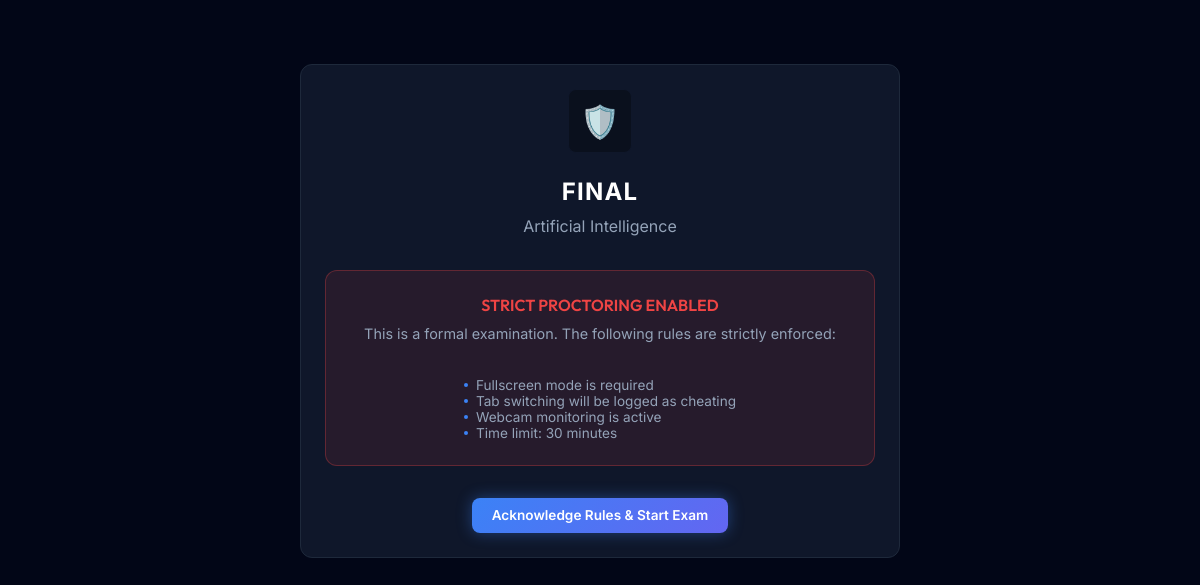
/exam/1 (signed in), run on the app's committed database.
### tables this page shows
CREATE TABLE exams (
            id INTEGER PRIMARY KEY AUTOINCREMENT,
            title TEXT NOT NULL,
            category TEXT NOT NULL,
            duration_minutes INTEGER NOT NULL,
            total_marks INTEGER NOT NULL,
            passing_marks INTEGER NOT NULL,
            created_at TIMESTAMP DEFAULT CURRENT_TIMESTAMP
        );

### backend/app.py (the view)
@app.route('/exam/<int:exam_id>')
def exam(exam_id):
    if 'user_id' not in session:
        return redirect(url_for('index'))
    conn = get_db_connection()
    exam_data = conn.execute('SELECT * FROM exams WHERE id = ?', (exam_id,)).fetchone()
    conn.close()
    if not exam_data:
        return redirect(url_for('dashboard'))
    return render_template('exam.html', exam=dict(exam_data))

### backend/app.py (called while the page is built)
def get_db_connection():
    conn = sqlite3.connect(DB_PATH)
    conn.row_factory = sqlite3.Row
    return conn

### frontend/templates/exam.html (shortened to what this page needs)
<!DOCTYPE html>
<html lang="en">
<head>
    <link rel="stylesheet" href="{{ url_for('static', filename='css/style.css') }}">
</head>
<body>
    <div class="content-area" style="max-width: 800px; margin-top: 2rem;">
        <div id="pre-exam-screen" class="artifact-card text-center" style="max-width: 600px; margin: 0 auto;">
            <div class="card-icon-container" style="color: var(--primary); margin: 0 auto 1.5rem auto; width: 64px; height: 64px; font-size: 2rem;">🛡️</div>
            <h1 class="page-title" style="margin-bottom: 0.5rem;">{{ exam.title }}</h1>
            <p style="color: var(--text-muted); font-size: 1rem;">{{ exam.category }}</p>
            <div class="exam-warning">
                <h3 style="color: var(--diff-hard); margin-bottom: 0.5rem; font-family: 'Outfit';">STRICT PROCTORING ENABLED</h3>
                <p style="font-size: 0.9rem; margin-bottom: 1rem; color: var(--text-muted);">
                    This is a formal examination. The following rules are strictly enforced:
                </p>
                <ul class="card-list" style="text-align: left; display: inline-block;">
                    <li>Fullscreen mode is required</li>
                    <li>Tab switching will be logged as cheating</li>
                    <li>Webcam monitoring is active</li>
                    <li>Time limit: {{ exam.duration_minutes }} minutes</li>
                </ul>
            </div>
            <button class="btn primary-btn" onclick="startExam()">Acknowledge Rules & Start Exam</button>
        </div>
    </div>
</body>
</html>

### frontend/static/css/style.css (style rules this page uses)
:root { --bg-dark: #020617; --bg-sidebar: #020617; --inner-bg: #0f172a; --primary: #3b82f6; --primary-hover: #2563eb; --secondary: #6366f1; --accent: #f59e0b; --teal: #14b8a6; --text-main: #f8fafc; --text-muted: #94a3b8; --text-dark: #64748b; --border-color: #1e293b; --border-subtle: #0f172a; --diff-easy: #10b981; --diff-medium: #f59e0b; --diff-hard: #ef4444; --primary-gradient: linear-gradient(135deg, #3b82f6 0%, #6366f1 100%); --glow-primary: 0 0 15px rgba(59, 130, 246, 0.4); }
* { margin: 0; padding: 0; box-sizing: border-box; font-family: 'Inter', -apple-system, sans-serif; }
body { background-color: var(--bg-dark); color: var(--text-main); min-height: 100vh; display: flex; overflow-x: hidden; font-size: 15px; }
.content-area { padding: 2rem; max-width: 1200px; margin: 0 auto; width: 100%; }
.page-title { font-size: 1.5rem; font-weight: 700; color: white; margin-bottom: 2rem; text-transform: uppercase; letter-spacing: 0.05em; }
.artifact-card { background: var(--inner-bg); border: 1px solid var(--border-color); border-radius: 12px; padding: 1.5rem; transition: transform 0.2s; }
.card-icon-container { width: 36px; height: 36px; background: rgba(0,0,0,0.3); border-radius: 8px; display: flex; align-items: center; justify-content: center; margin-bottom: 1rem; border: 1px solid var(--border-subtle); font-size: 1.2rem; }
.artifact-card h3 { font-size: 1rem; font-weight: 600; color: white; margin-bottom: 0.5rem; }
.artifact-card p { color: var(--text-muted); font-size: 0.85rem; line-height: 1.5; }
.card-list { list-style: none; margin-top: 1rem; display: flex; flex-direction: column; gap: 0.5rem; }
.card-list li { color: var(--text-muted); font-size: 0.85rem; display: flex; align-items: center; gap: 0.5rem; }
.card-list li::before { content: ''; width: 4px; height: 4px; border-radius: 50%; background: var(--primary); }
.btn { padding: 0.6rem 1.2rem; border-radius: 8px; font-size: 0.85rem; font-weight: 600; cursor: pointer; transition: all 0.2s; border: 1px solid transparent; outline: none; }
.primary-btn { background: var(--primary-gradient); color: white; border: none; box-shadow: var(--glow-primary); }
.text-center { text-align: center; }

### frontend/templates/exam.html (style rules this page uses)
.exam-warning { background: rgba(239, 68, 68, 0.1); border: 1px solid rgba(239, 68, 68, 0.3); border-radius: 12px; padding: 1.5rem; text-align: center; max-width: 600px; margin: 2rem auto; color: white; }

### data on the page
exams: title "FINAL", category "Artificial Intelligence", duration_minutes "30"
